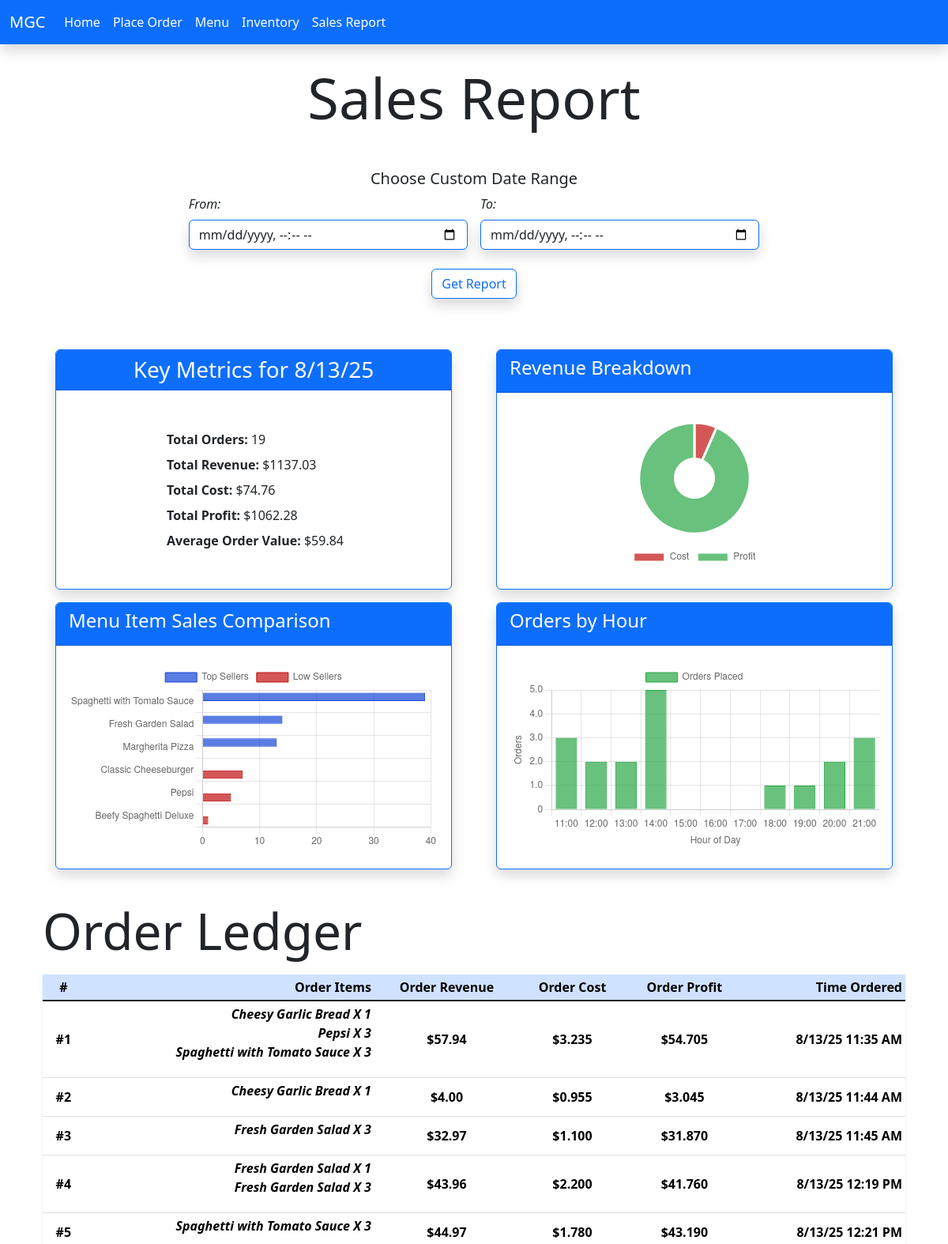
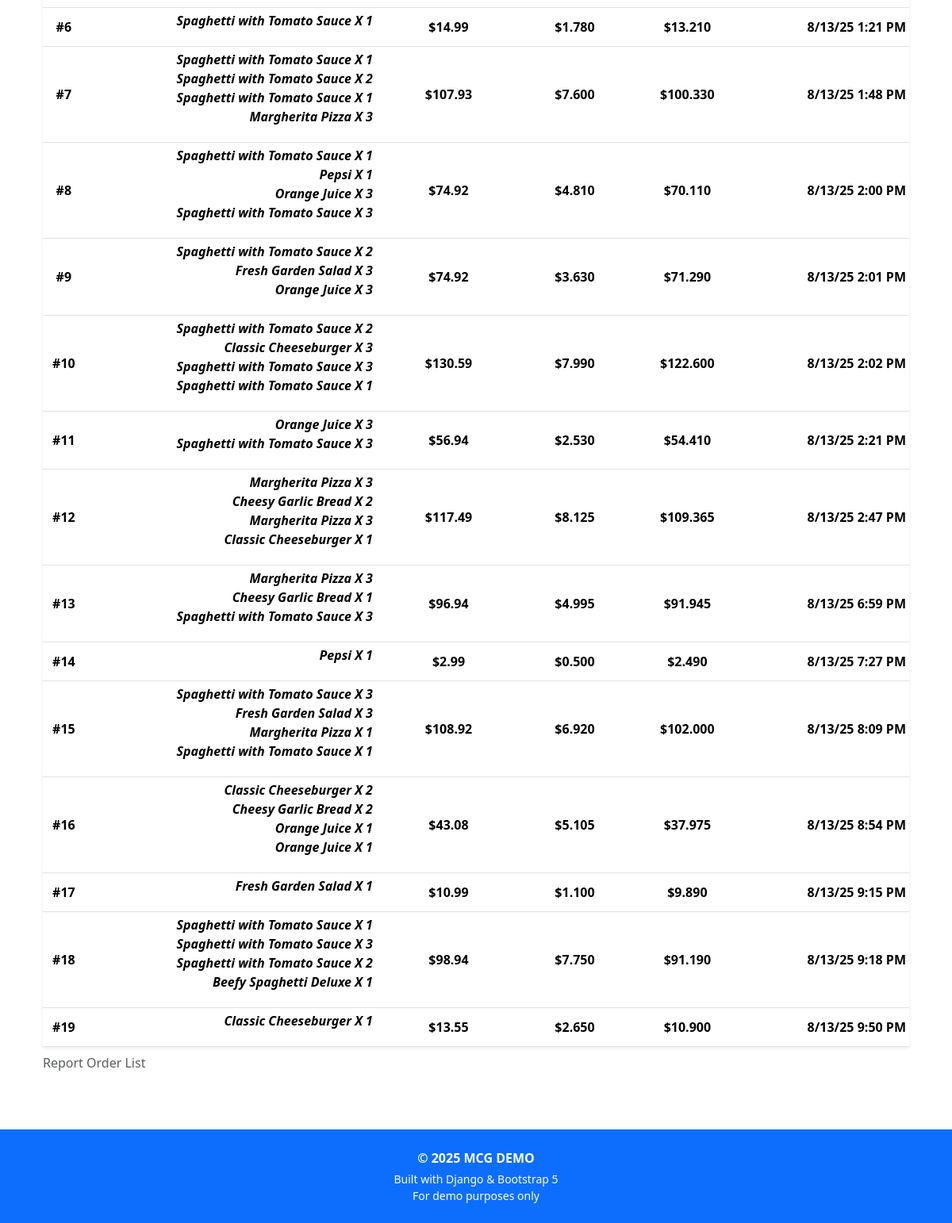
The page /orders/sales-report/ on the database its author committed (2 pictures, top to bottom).
### orders/models.py (models this page shows, shortened)
class Order(models.Model):
    created_at = models.DateTimeField(auto_now_add=True)
    menu_items = models.ManyToManyField(MenuItem, through='OrderItem')
    class Meta:
        ordering = ['created_at']  # Newest first
    def get_order_revenue(self):
        total_revenue = 0
        for order_item in self.orderitems.all():
            total_revenue += order_item.get_order_item_revenue()
        return total_revenue
    def get_order_cost(self):
        total_cost = 0
        for order_item in self.orderitems.all():
            total_cost += order_item.get_order_item_cost()
        return total_cost
    def get_order_profit(self):
        return self.get_order_revenue() - self.get_order_cost()

class OrderItem(models.Model):
    order = models.ForeignKey(Order, on_delete=models.CASCADE, related_name="orderitems")
    menu_item = models.ForeignKey(MenuItem, on_delete=models.CASCADE)
    quantity = models.PositiveIntegerField()
    def get_order_item_revenue(self):
        return self.menu_item.price * self.quantity
    def get_order_item_cost(self):
        return self.menu_item.get_menu_item_cost()

### menu/models.py (models this page shows, shortened)
class MenuItem(models.Model):
    name = models.CharField(max_length=100)
    price = models.DecimalField(max_digits=8, decimal_places=2)
    ingredients = models.ManyToManyField(Ingredient, through='RecipeItem')
    def __str__(self):
        return self.name
    def get_menu_item_cost(self):
        total_cost = 0
        for recipe_item in self.recipe_items.all():
            total_cost += recipe_item.get_recipe_item_cost()
        return total_cost

class RecipeItem(models.Model):
    menu_item = models.ForeignKey(MenuItem, on_delete=models.CASCADE, related_name="recipe_items")
    ingredient = models.ForeignKey(Ingredient, on_delete=models.CASCADE)
    quantity_needed = models.FloatField()  # quantity of ingredient needed per menu item
    def get_recipe_item_cost(self):
        return self.ingredient.cost * Decimal(self.quantity_needed)

class Ingredient(models.Model):
    name = models.CharField(max_length=100)
    unit = models.CharField(max_length=20, default="g")  # grams, liters, etc.
    cost = models.DecimalField(max_digits=8, decimal_places=3)  # cost of ingredient single unit
    quantity_in_stock = models.FloatField(
        validators=[
            MinValueValidator(0),  # no stock item below zero
        ]
    )

### orders/views.py (the view, shortened to what this page needs)
# urls.py: path('sales-report/', SalesReportView.as_view(), name="sales_report"),
class SalesReportView(ListView):
    model = Order
    template_name = "orders/sales_report.html"
    context_object_name = "orders"
    def get_queryset(self):
        if hasattr(self, "from_date") and self.from_date:
            from_date = make_aware(datetime.fromisoformat(self.from_date))
            to_date = make_aware(datetime.fromisoformat(self.to_date))
            return Order.objects.filter(created_at__range=(from_date, to_date))\
                                .prefetch_related("orderitems__menu_item")
        else:
            today = localdate()
            return Order.objects.filter(created_at__date=today)\
                                .prefetch_related("orderitems__menu_item")
    def get_context_data(self, **kwargs):
        context = super().get_context_data(**kwargs)
        today = localdate()
        from_date = make_aware(datetime.combine(today, datetime.min.time()))
        to_date = make_aware(datetime.combine(today, datetime.max.time()))
        multi_day_range = False  # init multi-day range flag
        if self.request.method == "POST":
            self.from_date = self.request.POST.get("from_date")
            self.to_date = self.request.POST.get("to_date")
            if self.from_date and self.to_date:
                from_date = make_aware(datetime.fromisoformat(self.from_date))
                to_date = make_aware(datetime.fromisoformat(self.to_date))
                context["from_date"] = from_date
                if from_date.date() != to_date.date():
                    context["to_date"] = to_date
                    multi_day_range = True
        else:
            context["from_date"] = from_date.date()
        orders = self.get_queryset()
        total_orders = len(orders)
        context['total_orders'] = total_orders
        total_revenue = 0  # init empty rev total
        total_cost = 0  # init empty cost total
        revenue_by_day = defaultdict(Decimal)  # init empty revenue by day
        menu_item_sales_count = {item.name: 0 for item in MenuItem.objects.all()}  # Initialize all menu items to 0 quantity sold menu item
        for order in orders:
            for order_item in order.orderitems.all():
                quantity = order_item.quantity
                menu_item = order_item.menu_item
                item_revenue = menu_item.price * quantity
                item_cost = menu_item.get_menu_item_cost()  # ideally cached if needed
                total_revenue += item_revenue
                total_cost += item_cost
                revenue_by_day[order.created_at.date()] += item_revenue
                menu_item_sales_count[menu_item.name] += quantity
        context['total_revenue'] = total_revenue
        context['total_cost'] = round_money(total_cost)
        context['total_profit'] = round_money(total_revenue - total_cost)  # calculate total profit
        if total_orders > 0:
            context['average_order_price'] = round_money(total_revenue / total_orders)
        else:
            context['average_order_price'] = Decimal("0.00")
        context["revenue_doughnut_labels"] = ["Cost", "Profit"]
        context["revenue_doughnut_data"] = [float(total_cost), float(total_revenue - total_cost)]
        top_items = sorted(menu_item_sales_count.items(), key=lambda x: x[1], reverse=True)[:3]  # top 3
        context['top_selling_labels'] = [item[0] for item in top_items]
        context['top_selling_data'] = [item[1] for item in top_items]
        lowest_items = sorted(menu_item_sales_count.items(), key=lambda x: x[1])[:3]  # bottom 3
        lowest_items.reverse()
        context['lowest_selling_labels'] = [item[0] for item in lowest_items]
        context['lowest_selling_data'] = [item[1] for item in lowest_items]
        order_hours = [
            localtime(order.created_at).hour
            for order in orders
            if 11 <= localtime(order.created_at).hour <= 21  # ensure it's within 11am–9pm
        ]
        order_hour_counts = Counter(order_hours)
        hour_range = range(11, 22)  # 11 to 21 inclusive
        hour_labels = [f"{h}:00" for h in hour_range]
        hour_data = [order_hour_counts.get(h, 0) for h in hour_range]
        context["order_hour_labels"] = hour_labels
        context["order_hour_data"] = hour_data
        current_day = from_date.date()
        while current_day <= to_date.date():
            revenue_by_day.setdefault(current_day, Decimal("0.00"))
            current_day += timedelta(days=1)
        sorted_dates = sorted(revenue_by_day.keys())
        context["multi_day_range"] = multi_day_range  # pass multi-day range flag to template
        context["daily_revenue_labels"] = [d.strftime("%m/%d") for d in sorted_dates]
        context["daily_revenue_data"] = [float(revenue_by_day[d]) for d in sorted_dates]
        return context

### orders/helpers.py (called while the page is built)
def round_money(value):
    if not isinstance(value, Decimal):
        value = Decimal(str(value))
    return value.quantize(Decimal("0.01"), rounding=ROUND_HALF_UP)

### templates/orders/sales_report.html (shortened to what this page needs)
{% extends "_base.html" %}
{% block content %}
    <h2 class="display-2 mt-4 mb-5 text-center">Sales Report</h2>
    <form action="{% url 'sales_report' %}" method="post" class="container my-4">
        <p class="h5 text-center mb-2">Choose Custom Date Range</p>
        <div class="row justify-content-center gx-3">
            <div class="col-md-4">
                <label class="form-label fst-italic" for="from_date">From:</label>
                <input class="form-control border-primary shadow" type="datetime-local" id="from_date" name="from_date">
            </div>
            <div class="col-md-4">
                <label class="form-label fst-italic" for="to_date">To:</label>
                <input class="form-control border-primary shadow" type="datetime-local" id="to_date" name="to_date">
            </div>
        </div>
        <div class="text-center mt-4">
            <button type="submit" class="btn btn-outline-primary shadow mb-3">Get Report</button>
        </div>
    </form>
    <section class="container-fluid mt-5">
        <div class="row">
            <div class="col-12 col-lg-6 mb-3">
                {% include "orders/sales_report_internals/metrics_card.html" %}
            </div>
            <div class="col-12 col-lg-6 mb-3">
                {% include "charts/revenue_doughnut_chart.html" %}
            </div>
            <div class="col-12 col-lg-6 mb-3">
                {% include "charts/sales_ranking_bar_chart.html" %}
            </div>
            <div class="col-12 col-lg-6 mb-3">
                {% include "charts/orders_by_hour_bar_chart.html" %}
            </div>
        </div>
    </section>
    <section class="container-fluid mt-4">
        <h3 class="display-3 mb-3"> Order Ledger</h3>
        <table class="table table-hover table-sm shadow-sm">
            <caption>Report Order List</caption>
            <thead class="table-primary">
                <tr>
                    <th scope="col" class="text-center">#</th>
                    <th scope="col" class="text-end">Order Items</th>
                    <th scope="col" class="text-center">Order Revenue</th>
                    <th scope="col" class="text-center">Order Cost</th>
                    <th scope="col" class="text-center">Order Profit</th>
                    <th scope="col" class="text-end">Time Ordered</th>
                </tr>
            </thead>
            <tbody class="table-group-divider">
                {% for order in orders %}
                    <tr>
                        <th scope="row" class="text-center align-middle">#{{ forloop.counter }}</th>
                        <th>
                            <ul class="list-unstyled text-end align-middle">
                                {% for menu_item in order.orderitems.all %}
                                    <li class="fst-italic">{{menu_item.menu_item}} X {{menu_item.quantity}}</li>
                                {% endfor %}
                            </ul>
                        </th>
                        <th class="text-center align-middle">${{order.get_order_revenue}}</th>
                        <th class="text-center align-middle">${{order.get_order_cost}}</th>
                        <th class="text-center align-middle">${{order.get_order_profit}}</th>
                        <th class="text-end align-middle">{{order.created_at|date:"n/d/y g:i A"}}</th>
                    </tr>
                {% endfor %}
            </tbody>
        </table>
    </section>
{% endblock content %}

### rows shown on the page
Order: get_order_revenue "43.96", get_order_cost "2.200", get_order_profit "41.760", created_at "8/13/25 12:19 PM"
Order: get_order_revenue "44.97", get_order_cost "1.780", get_order_profit "43.190", created_at "8/13/25 12:21 PM"
Order: get_order_revenue "14.99", get_order_cost "1.780", get_order_profit "13.210", created_at "8/13/25 1:21 PM"
Order: get_order_revenue "74.92", get_order_cost "3.630", get_order_profit "71.290", created_at "8/13/25 2:01 PM"
Order: get_order_revenue "130.59", get_order_cost "7.990", get_order_profit "122.600", created_at "8/13/25 2:02 PM"
Order: get_order_revenue "108.92", get_order_cost "6.920", get_order_profit "102.000", created_at "8/13/25 8:09 PM"
Order: get_order_revenue "98.94", get_order_cost "7.750", get_order_profit "91.190", created_at "8/13/25 9:18 PM"

### other values the page prints
{{ from_date|date:"n/d/y" }} "8/13/25"
{{ total_orders }} "19"
{{ total_revenue }} "1137.03"
{{ total_cost }} "74.76"
{{ total_profit }} "1062.28"
{{ average_order_price }} "59.84"
chart data {{ revenue_doughnut_labels|safe }} ['Cost', 'Profit']
chart data {{ revenue_doughnut_data|safe }} [74.755, 1062.275]
chart data {{ top_selling_labels|safe }} ['Spaghetti with Tomato Sauce', 'Fresh Garden Salad', 'Margherita Pizza']
chart data {{ top_selling_data|safe }} [39, 14, 13]
